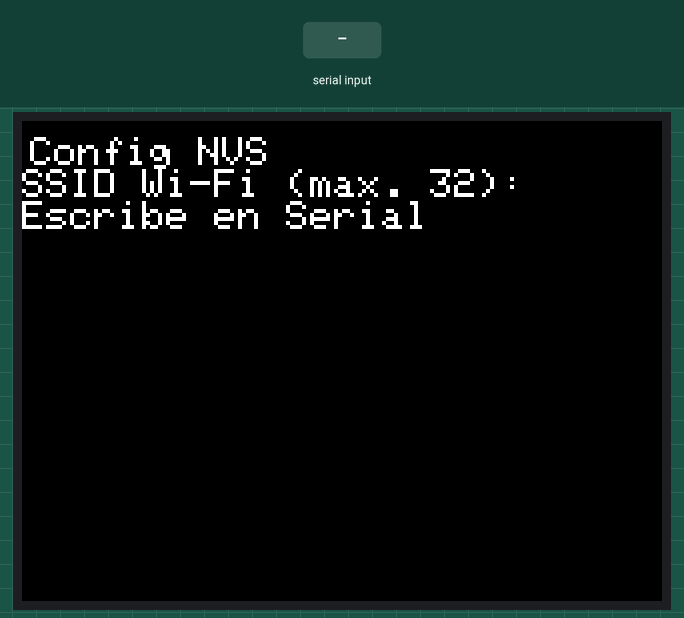
This sketch was run on a simulated ESP32. Parts: 320×240 colour display. The test bench sets the inputs (shaded band). Random numbers use the default seed unless the sketch sets one; EEPROM starts erased; what the sketch prints to the serial monitor is not drawn.

Above: at 2.1 s.
2.2 s: "http://\n" received over Serial
At 3.0 s:
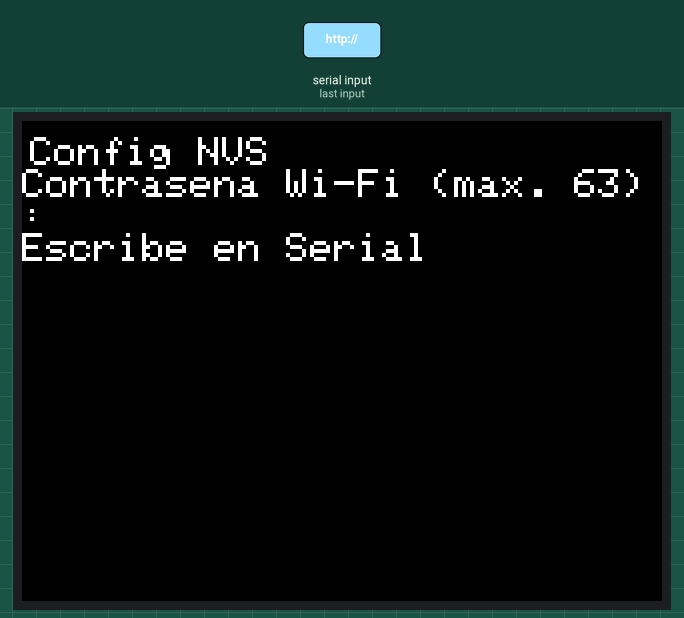
3.8 s: "1\n" received over Serial
At 4.2 s:
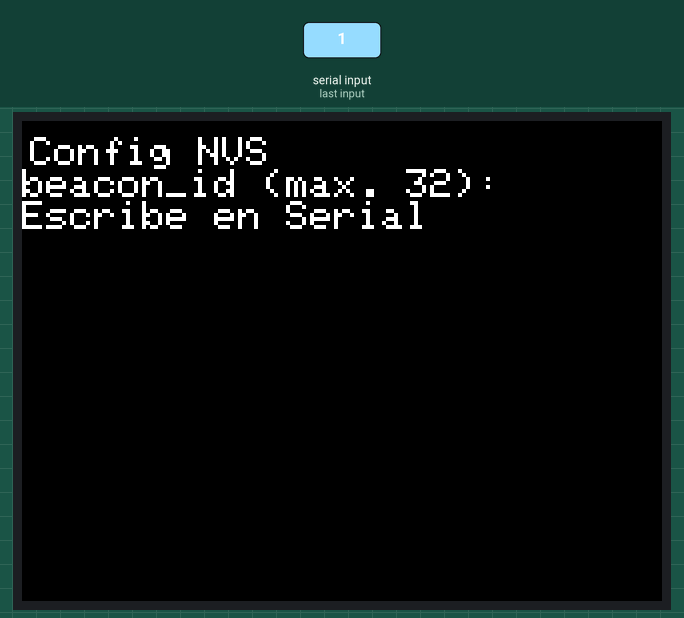
5.4 s: "0\n" received over Serial
At 6.6 s:
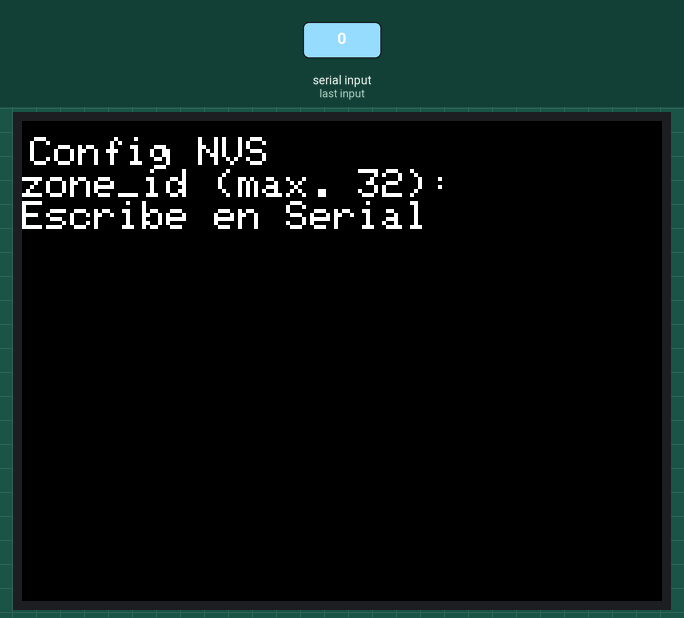
7.0 s: "2\n" received over Serial
At 7.9 s:
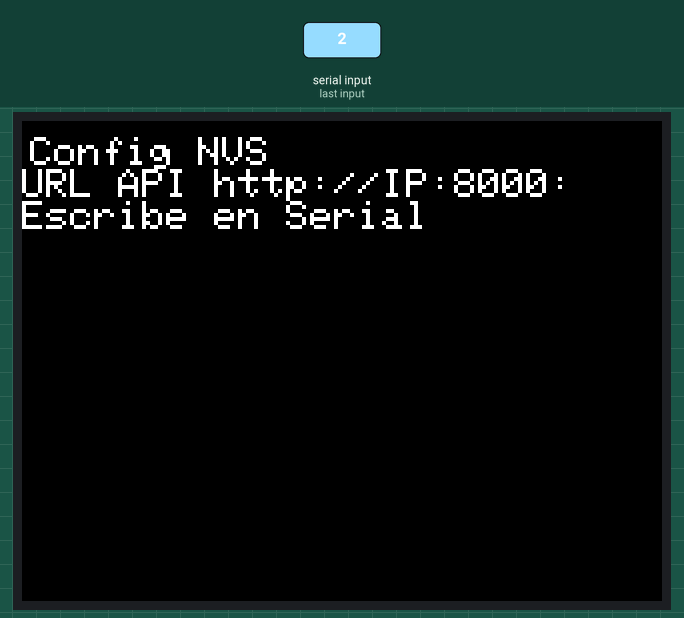
8.6 s: "http://\n" received over Serial
At 9.7 s:
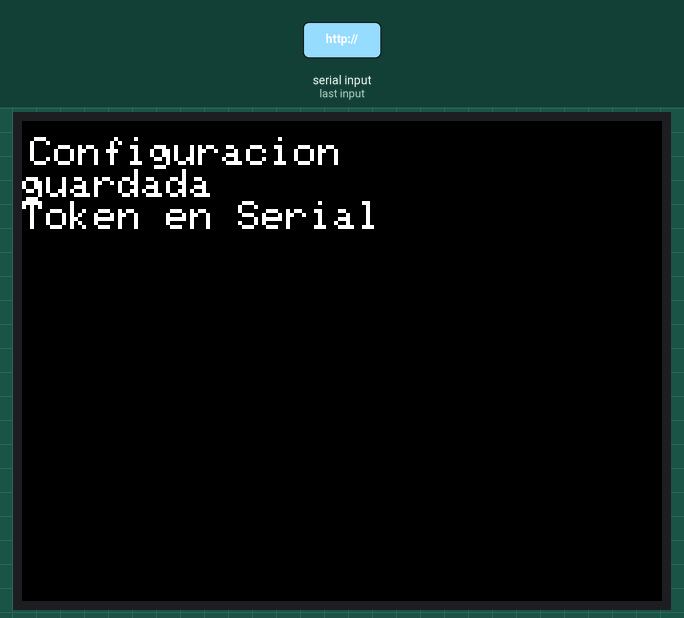
Timing chart, 0 to 11.2 s (numbered marks = the images above; inputs shaded):
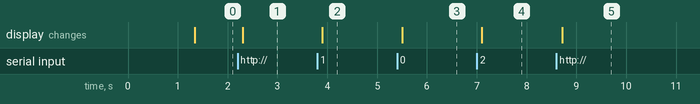

The sketch:

configurador_nvs.ino
```cpp
#include <Preferences.h>
#include <M5Unified.h>
#include <esp_system.h>

Preferences preferencias;

void mostrarPantalla(const char *linea1, const char *linea2 = "",
                     const char *linea3 = "") {
  M5.Display.clear(TFT_BLACK);
  M5.Display.setTextColor(TFT_WHITE, TFT_BLACK);
  M5.Display.setTextSize(2);
  M5.Display.setCursor(4, 8);
  M5.Display.println(linea1);
  M5.Display.println(linea2);
  M5.Display.println(linea3);
}

String leerDato(const char *mensaje, size_t maximo) {
  while (true) {
    mostrarPantalla("Config NVS", mensaje, "Escribe en Serial");
    Serial.println(mensaje);
    while (!Serial.available()) {
      delay(10);
    }

    String valor = Serial.readStringUntil('\n');
    valor.trim();
    if (!valor.isEmpty() && valor.length() <= maximo) {
      return valor;
    }

    mostrarPantalla("Dato invalido", "Intenta otra vez");
    Serial.printf("Entrada vacia o demasiado larga (maximo %u caracteres).\n",
                  static_cast<unsigned>(maximo));
  }
}

String generarToken() {
  static const char DIGITOS_HEX[] = "0123456789abcdef";
  uint8_t bytes[24]; // 48 caracteres hexadecimales aleatorios.
  esp_fill_random(bytes, sizeof(bytes));

  String token;
  token.reserve(sizeof(bytes) * 2);
  for (uint8_t byte : bytes) {
    token += DIGITOS_HEX[byte >> 4];
    token += DIGITOS_HEX[byte & 0x0f];
  }
  return token;
}

void setup() {
  M5.begin();
  mostrarPantalla("Config baliza", "Iniciando...");
  Serial.begin(115200);
  Serial.setTimeout(60000);
  delay(1000);

  Serial.println("Configurador NVS CascoVision");
  Serial.println("Ingresa los datos en el Monitor Serial (115200 baudios).");

  if (!preferencias.begin("baliza", false)) {
    mostrarPantalla("Error NVS", "No se pudo abrir");
    Serial.println("ERROR: no se pudo abrir la memoria NVS.");
    return;
  }

  String ssidGuardado = preferencias.getString("wifi_ssid", "");
  String passwordGuardada = preferencias.getString("wifi_password", "");
  String beaconGuardado = preferencias.getString("beacon_id", "");
  String zonaGuardada = preferencias.getString("zone_id", "");
  String tokenGuardado = preferencias.getString("token", "");
  String apiGuardada = preferencias.getString("api_url", "");
  if (!ssidGuardado.isEmpty() && !passwordGuardada.isEmpty() &&
      !beaconGuardado.isEmpty() && !zonaGuardada.isEmpty() &&
      !tokenGuardado.isEmpty()) {
    if (!apiGuardada.isEmpty()) {
      String reconfigurar = leerDato("Cambiar Wi-Fi/API? SI/NO:", 3);
      reconfigurar.toLowerCase();
      if (reconfigurar != "si") {
        mostrarPantalla("Sin cambios", "Config conservada", "Token en Serial");
        Serial.println("Se conserva la configuracion NVS existente.");
        Serial.printf("beacon_id: %s\nzone_id: %s\n", beaconGuardado.c_str(),
                      zonaGuardada.c_str());
        Serial.println("BALIZA_TOKEN guardado:");
        Serial.println(tokenGuardado);
        preferencias.end();
        return;
      }

      String ssid = leerDato("Nuevo SSID Wi-Fi (max. 32):", 32);
      String password = leerDato("Nueva contrasena Wi-Fi (max. 63):", 63);
      String apiUrl = leerDato("Nueva URL API http://IP:8000:", 63);
      while (!apiUrl.startsWith("http://")) {
        Serial.println("La URL debe comenzar con http://");
        apiUrl = leerDato("Nueva URL API http://IP:8000:", 63);
      }
      while (apiUrl.endsWith("/")) apiUrl.remove(apiUrl.length() - 1);

      bool guardado = preferencias.putString("wifi_ssid", ssid) > 0;
      guardado = (preferencias.putString("wifi_password", password) > 0) && guardado;
      guardado = (preferencias.putString("api_url", apiUrl) > 0) && guardado;
      const bool verificado = guardado &&
                              preferencias.getString("wifi_ssid", "") == ssid &&
                              preferencias.getString("wifi_password", "") == password &&
                              preferencias.getString("api_url", "") == apiUrl &&
                              preferencias.getString("beacon_id", "") == beaconGuardado &&
                              preferencias.getString("zone_id", "") == zonaGuardada &&
                              preferencias.getString("token", "") == tokenGuardado;
      preferencias.end();
      mostrarPantalla(verificado ? "Red actualizada" : "Error al guardar",
                      verificado ? "Token conservado" : "Revisa Monitor");
      Serial.println(verificado
                         ? "Wi-Fi y URL API actualizados; IDs y token conservados."
                         : "ERROR: no se pudo guardar o verificar la configuracion.");
      return;
    }

    String apiUrl = leerDato("URL API http://IP:8000:", 63);
    while (!apiUrl.startsWith("http://")) {
      Serial.println("La URL debe comenzar con http://");
      apiUrl = leerDato("URL API http://IP:8000:", 63);
    }
    while (apiUrl.endsWith("/")) apiUrl.remove(apiUrl.length() - 1);
    const bool guardado = preferencias.putString("api_url", apiUrl) > 0;
    const bool verificado = guardado &&
                            preferencias.getString("api_url", "") == apiUrl;
    preferencias.end();
    mostrarPantalla(verificado ? "URL API guardada" : "Error al guardar",
                    verificado ? "Token conservado" : "Revisa Monitor");
    Serial.println(verificado ? "URL API guardada; token existente conservado."
                              : "ERROR: no se pudo guardar la URL API.");
    return;
  }

  String ssid = leerDato("SSID Wi-Fi (max. 32):", 32);
  String password = leerDato("Contrasena Wi-Fi (max. 63):", 63);
  String beaconId = leerDato("beacon_id (max. 32):", 32);
  String zoneId = leerDato("zone_id (max. 32):", 32);
  String apiUrl = leerDato("URL API http://IP:8000:", 63);
  while (!apiUrl.startsWith("http://")) {
    Serial.println("La URL debe comenzar con http://");
    apiUrl = leerDato("URL API http://IP:8000:", 63);
  }
  while (apiUrl.endsWith("/")) apiUrl.remove(apiUrl.length() - 1);
  String token = generarToken();

  bool guardado = preferencias.putString("wifi_ssid", ssid) > 0;
  guardado = (preferencias.putString("wifi_password", password) > 0) && guardado;
  guardado = (preferencias.putString("beacon_id", beaconId) > 0) && guardado;
  guardado = (preferencias.putString("zone_id", zoneId) > 0) && guardado;
  guardado = (preferencias.putString("api_url", apiUrl) > 0) && guardado;
  guardado = (preferencias.putString("token", token) > 0) && guardado;

  bool verificado = guardado &&
                    preferencias.getString("wifi_ssid", "") == ssid &&
                    preferencias.getString("wifi_password", "") == password &&
                    preferencias.getString("beacon_id", "") == beaconId &&
                    preferencias.getString("zone_id", "") == zoneId &&
                    preferencias.getString("api_url", "") == apiUrl &&
                    preferencias.getString("token", "") == token;
  preferencias.end();

  if (!verificado) {
    mostrarPantalla("Error al guardar", "Revisa Monitor", "Serial");
    Serial.println("ERROR: no se pudo guardar o verificar la configuracion.");
    return;
  }

  mostrarPantalla("Configuracion", "guardada", "Token en Serial");
  Serial.println("Configuracion guardada y verificada en NVS.");
  Serial.printf("beacon_id: %s\nzone_id: %s\n", beaconId.c_str(), zoneId.c_str());
  Serial.println("Copia este token a BALIZA_TOKEN en el equipo del agente:");
  Serial.println(token);
  Serial.println("Guarda el token de forma segura; no se mostrara otra vez.");
}

void loop() {
  delay(1000);
}
```

Measured:
- after the input at 2.2 s, the display: changes after 0.10 s (image 1)
- after the input at 3.8 s, the display: changes after 0.10 s (image 2)
- after the input at 5.4 s, the display: changes after 0.10 s (image 3)
- after the input at 7.0 s, the display: changes after 0.10 s (image 4)
- after the input at 8.6 s, the display: changes after 0.12 s (image 5)
